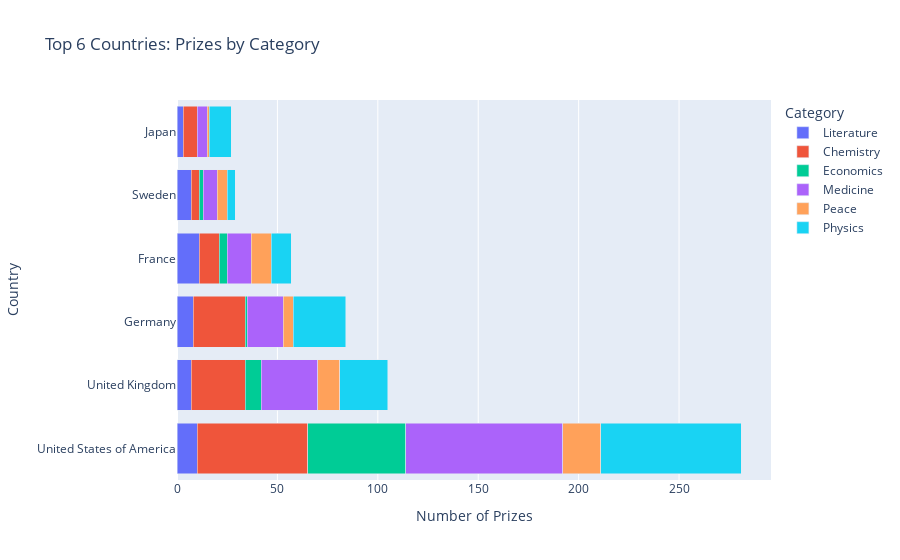

Notebook code for this chart:
### Code cell
# Step 1: Get the top 6 countries by total prizes
top6_countries = merged['birth_country_current'].drop_duplicates().head(6)
print(top6_countries)

# Step 2: Filter merged data to include only those
top6_data = merged[merged['birth_country_current'].isin(top6_countries)]

fig = px.bar(
    top6_data,
    x='cat_prize',
    y='birth_country_current',
    color='category',
    orientation='h',
    title='Top 6 Countries: Prizes by Category',
    labels={'cat_prize': 'Number of Prizes', 'birth_country_current': 'Country', 'category': 'Category'}
)

fig.update_layout(barmode='stack')
fig.show()

### Figure 1 — Plotly figure (JSON) as saved in the notebook; plotly's stock layout.template omitted (floating-point values rounded to 4 significant figures)
{"data": [{"hovertemplate": "Category=Literature<br>Number of Prizes=%{x}<br>Country=%{y}<extra></extra>", "legendgroup": "Literature", "marker": {"color": "#636efa", "pattern": {"shape": ""}}, "name": "Literature", "orientation": "h", "showlegend": true, "textposition": "auto", "type": "bar", "x": [10, 7, 8, 11, 7, 3], "xaxis": "x", "y": ["United States of America", "United Kingdom", "Germany", "France", "Sweden", "Japan"], "yaxis": "y"}, {"hovertemplate": "Category=Chemistry<br>Number of Prizes=%{x}<br>Country=%{y}<extra></extra>", "legendgroup": "Chemistry", "marker": {"color": "#EF553B", "pattern": {"shape": ""}}, "name": "Chemistry", "orientation": "h", "showlegend": true, "textposition": "auto", "type": "bar", "x": [55, 27, 26, 10, 4, 7], "xaxis": "x", "y": ["United States of America", "United Kingdom", "Germany", "France", "Sweden", "Japan"], "yaxis": "y"}, {"hovertemplate": "Category=Economics<br>Number of Prizes=%{x}<br>Country=%{y}<extra></extra>", "legendgroup": "Economics", "marker": {"color": "#00cc96", "pattern": {"shape": ""}}, "name": "Economics", "orientation": "h", "showlegend": true, "textposition": "auto", "type": "bar", "x": [49, 8, 1, 4, 2], "xaxis": "x", "y": ["United States of America", "United Kingdom", "Germany", "France", "Sweden"], "yaxis": "y"}, {"hovertemplate": "Category=Medicine<br>Number of Prizes=%{x}<br>Country=%{y}<extra></extra>", "legendgroup": "Medicine", "marker": {"color": "#ab63fa", "pattern": {"shape": ""}}, "name": "Medicine", "orientation": "h", "showlegend": true, "textposition": "auto", "type": "bar", "x": [78, 28, 18, 12, 7, 5], "xaxis": "x", "y": ["United States of America", "United Kingdom", "Germany", "France", "Sweden", "Japan"], "yaxis": "y"}, {"hovertemplate": "Category=Peace<br>Number of Prizes=%{x}<br>Country=%{y}<extra></extra>", "legendgroup": "Peace", "marker": {"color": "#FFA15A", "pattern": {"shape": ""}}, "name": "Peace", "orientation": "h", "showlegend": true, "textposition": "auto", "type": "bar", "x": [19, 11, 5, 10, 5, 1], "xaxis": "x", "y": ["United States of America", "United Kingdom", "Germany", "France", "Sweden", "Japan"], "yaxis": "y"}, {"hovertemplate": "Category=Physics<br>Number of Prizes=%{x}<br>Country=%{y}<extra></extra>", "legendgroup": "Physics", "marker": {"color": "#19d3f3", "pattern": {"shape": ""}}, "name": "Physics", "orientation": "h", "showlegend": true, "textposition": "auto", "type": "bar", "x": [70, 24, 26, 10, 4, 11], "xaxis": "x", "y": ["United States of America", "United Kingdom", "Germany", "France", "Sweden", "Japan"], "yaxis": "y"}], "layout": {"barmode": "stack", "legend": {"title": {"text": "Category"}, "tracegroupgap": 0}, "title": {"text": "Top 6 Countries: Prizes by Category"}, "xaxis": {"anchor": "y", "domain": [0, 1], "title": {"text": "Number of Prizes"}}, "yaxis": {"anchor": "x", "domain": [0, 1], "title": {"text": "Country"}}}}
